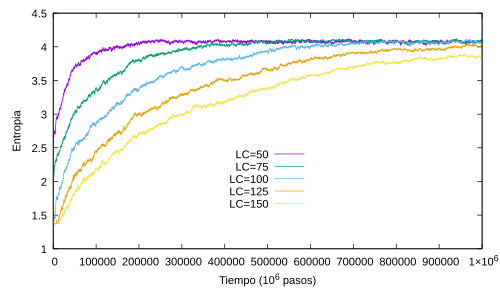

gnuplot code for this plot:
set xlabel 'Tiempo (10^6 pasos)'
set ylabel 'Entropia'
set xtics 100000
set key at 600000, 2.5
set term pdf
set out 'fig2.pdf'
plot '50.txt' w l t 'LC=50' ,'75.txt' w l t 'LC=75','100.txt' w l t 'LC=100','125.txt' w l t 'LC=125','150.txt' w l t 'LC=150'
